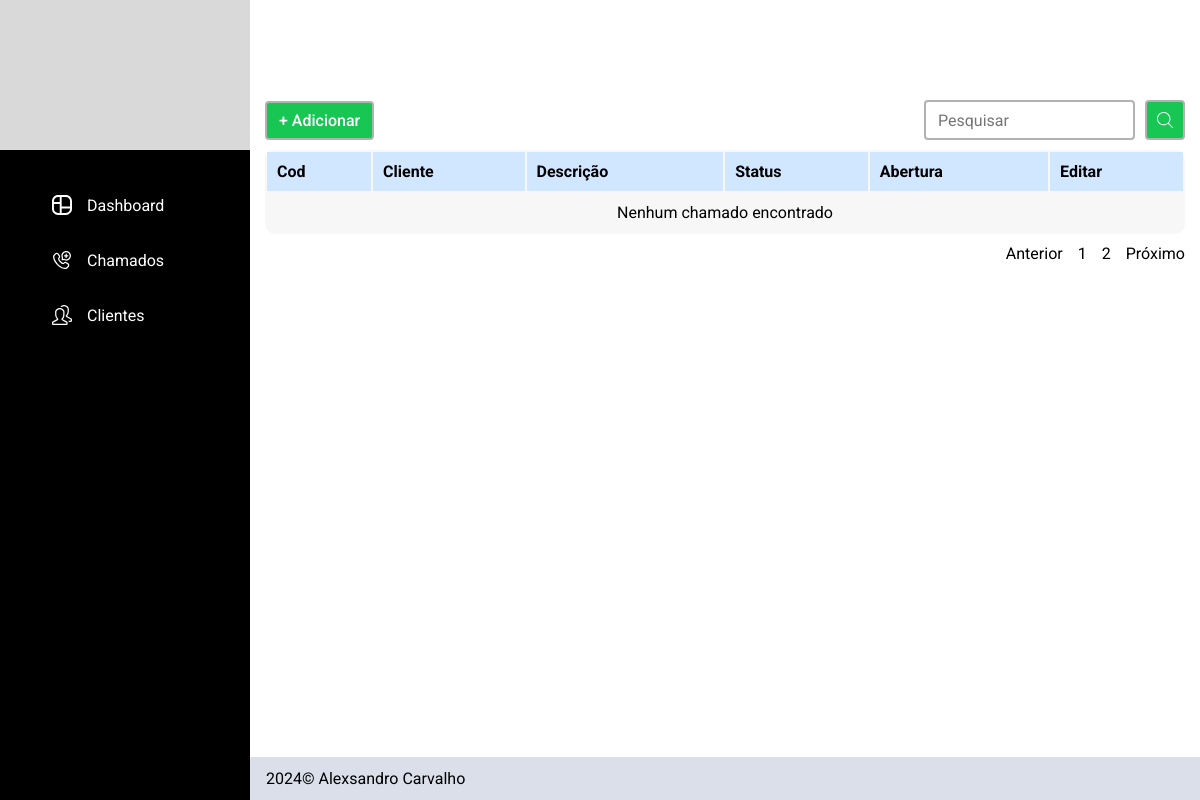
Before: /chamados?pagina=3 with the older database file.
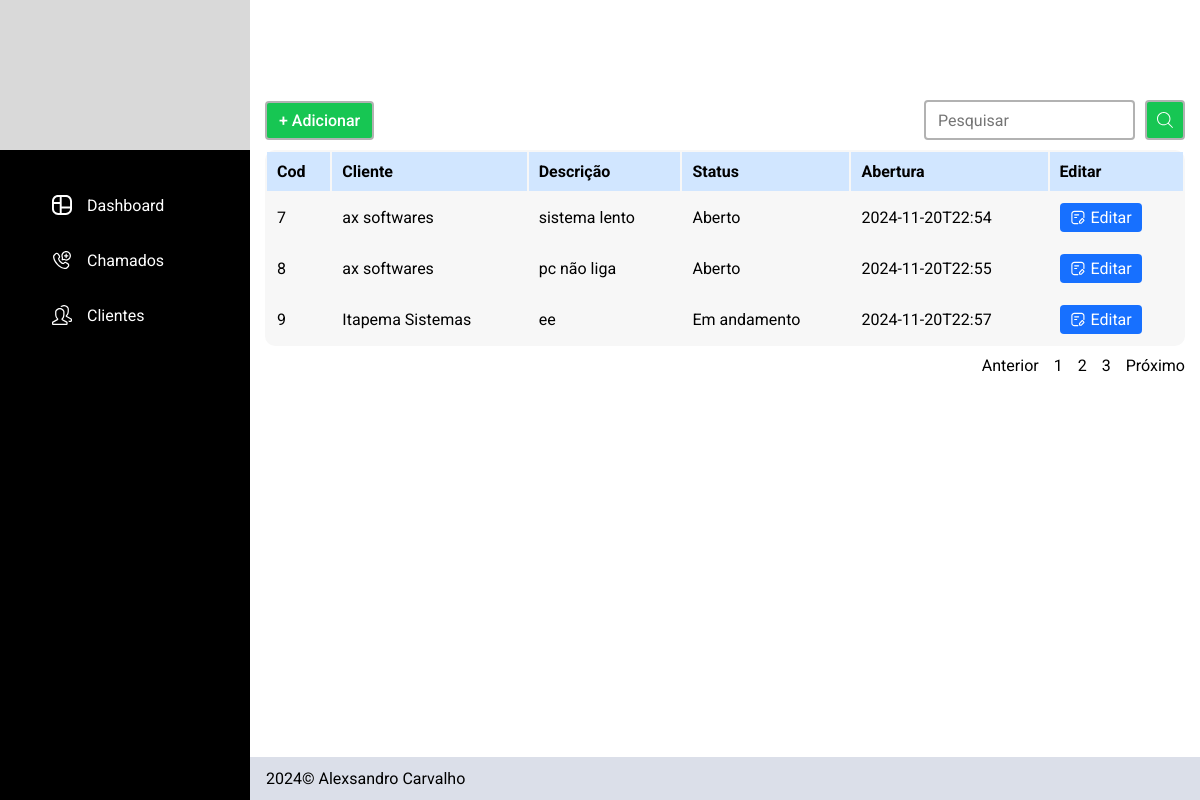
After: the same page with the newer database file.
### tables this page shows
CREATE TABLE chamados (
id INTEGER PRIMARY KEY,
usuario_id INTEGER NOT NULL,
cliente_id INTEGER NOT NULL,
status TEXT NOT NULL,
defeitos TEXT NOT NULL,
emissao TEXT NOT NULL,
encerramento TEXT,
descricao TEXT NOT NULL,
solucao TEXT,
FOREIGN KEY (usuario_id) REFERENCES usuarios (id),
FOREIGN KEY (cliente_id) REFERENCES clientes (id)
);

CREATE TABLE clientes (
               id INTEGER PRIMARY KEY,
               usuario_id INTEGER,
               nome TEXT NOT NULL,
               cpf_cnpj TEXT NOT NULL,
               telefone TEXT NOT NULL,
               logradouro TEXT NOT NULL,
               bairro TEXT NOT NULL,
               numero INTEGER,
               complemento TEXT,
               cidade TEXT NOT NULL,
               uf TEXT NOT NULL,
               cep TEXT,
               FOREIGN KEY (usuario_id) REFERENCES usuarios (id) 
               );

### app.py (the view, shortened to what this page needs)
@app.route("/chamados")
def chamados():
    db = opendb()
    cursor = db.cursor()
    pesquisa = request.args.get("pesquisa")
    page = request.args.get("pagina", 1, type=int)
    per_page = 3
    offset = (page - 1) * per_page
    if not pesquisa:
        cursor.execute("SELECT COUNT(*) as total FROM chamados WHERE usuario_id = ?", (USER,))
        total_query = cursor.fetchone()
        total_pages = total_query["total"]
        cursor.execute("SELECT chamados.id, clientes.nome, descricao, status, emissao FROM chamados JOIN clientes ON chamados.cliente_id = clientes.id WHERE chamados.usuario_id = ? LIMIT ? OFFSET ?", (USER, per_page, offset))
    chamados = cursor.fetchall()
    total_pages = math.ceil((total_pages / per_page))
    closedb(db)
    return render_template("chamados.html", chamados=chamados, page=page, total_pages=total_pages)

### app.py (called while the page is built)
def opendb():
    connection = sqlite3.connect("sistema_chamados.db")
    connection.row_factory = sqlite3.Row
    return connection

def closedb(connection):
    connection.close()

### templates/chamados.html
{% extends "layout.html" %}
{% block header %}
    <section class="conteudo_header pesquisar_container">
        <div class="campo_pesquisa">
            <div>
                <a class="btn_adicionar" href="/cadastrar_chamados">+ Adicionar</a>
            </div>
            <div>
                <form action="/chamados" method="get" class="formulario_pesquisar">
                    <input type="text" id="pesquisar_chamado" name="pesquisa" placeholder="Pesquisar">
                    <button><img src="../static/img/icon/pesquisar.svg"></button>
                </form>
            </div>
        </div>
    </section>
{% endblock %}
{% block principal %}
    <div class="tabela_content">
        <table class="tabela">
            <thead>
                <tr >
                    <th>Cod</th>
                    <th>Cliente</th>
                    <th>Descrição</th>
                    <th>Status</th>
                    <th>Abertura</th>
                    <th>Editar</th>
                </tr>
            </thead>
            <tbody>
                {% if chamados|length == 0 %}
                    <tr>
                        <td class="full_row" colspan="6">Nenhum chamado encontrado</td>
                    </tr>
                {% else %}
                    {% for chamado in chamados %}
                        <tr>
                            <td>{{ chamado["id"] }}</td>
                            <td>{{ chamado["nome"] }}</td>
                            <td>{{ chamado["descricao"] }}</td>
                            <td>{{ chamado["status"] | capitalize }}</td>
                            <td>{{ chamado["emissao"] }}</td>
                            <td class="btn_editar"><a href="/editar_chamado?chamado={{ chamado['id'] }}"><img src="../static/img/icon/editar.svg">Editar</a></td>
                        </tr>
                    {% endfor %}
                {% endif %}
            </tbody>
        </table>
        <div class="nav_tabela_content">
            <ul class="nav_tabela">
                <li><a href="/chamados?pagina={% if page > 1 %}{{ page - 1 }}{% else %}{{ page }}{% endif %}" class="anterior">Anterior</a></li>
                {% for page in range(total_pages) %}
                    <li><a href="/chamados?pagina={{ page + 1 }}">{{ page + 1 }}</a></li>
                {% endfor %}
                <li><a href="/chamados?pagina={% if (page + 1) <= total_pages %}{{ page + 1 }}{% else %}{{total_pages}}{% endif %}" class="proximo">Próximo</a></li>
            </ul>
        </div>
    </div>
{% endblock %}

### templates/layout.html (shortened to what this page needs)
<!DOCTYPE html>
<html lang="pt-br">
<head>
    <link rel="stylesheet" href="../static/css/style.css">
</head>
<body>
    <div class="dashboard_container">
        <header class="cabecalho">
            <div class="logo_container"></div>
            <nav class="navegacao_principal">
                <ul class="nav_links">
                    <li><a href="/"><img src="../static/img/icon/dashboard-cropped.svg" width="20px" height="20px">Dashboard</a></li>
                    <li><a href="/chamados"><img src="../static/img/icon/chamado.svg" width="20px" height="20px">Chamados</a></li>
                    <li><a href="/clientes"><img src="../static/img/icon/clientes.svg" width="20px" height="20px">Clientes</a></li>
                </ul>
            </nav>
        </header>
        <main>
            {% block header %}
            {% endblock %}
            <section class="conteudo_principal">
                {% block principal %}
                {% endblock %}
            </section>
        </main>
        <footer class="footer">
            <p>2024© Alexsandro Carvalho</p>
        </footer>
    </div>
</body>
</html>

### static/css/estilo.css (style rules this page uses)
body { margin: 0px; font-family: "Roboto"; }
img { display: block; max-width: 100%; }
label, input { display: block; }
button { background: none; border: none; padding: 0; cursor: pointer; }
h1, h2, h3, h4, p, ul { margin: 0px; }
a { text-decoration: none; color: inherit; display: inline-block; }
ul { padding: 0; list-style: none; }

### static/css/cores.css (style rules this page uses)
:root { --azul: #1770FF; --azulClaro: #D1E6FF; --branco: #ffffff; --pretoSidebar: #0D0E12; --cinzaFooter : #DBDFE9; --verde: #17C653; --amarelo: #F6C000; --vermelho: #F8285A; --cinzaBorda: #B2B2B2; }

### static/css/dashboard.css (style rules this page uses)
.conteudo_principal, .conteudo_header { padding: 0 15px; }
.conteudo_header { height: 150px; }
.dashboard_container { display: grid; grid-template-columns: auto 1fr; grid-template-rows: 1fr auto; min-height: 100vh; }
.cabecalho { width: 250px; height: 100%; background-color: black; grid-row: span 2; }
.navegacao_principal { color: var(--branco); }
.logo_container { height: 150px; background-color: #D9D9D9; }
.nav_links { display: flex; flex-direction: column; gap: 25px; padding: 40px; }
.nav_links li a { display: flex; gap: 15px; padding: 5px 12px; align-items: center; }
.nav_links li { width: max-content; }
.footer { background: var(--cinzaFooter); height: max-content; padding: 12px 16px; }

### static/css/chamados.css (style rules this page uses)
.tabela_content { max-width: 1100px; margin: 0 auto; }
.tabela { width: 100%; grid-column: span 2; background: #F7F7F7; text-align: left; border-radius: 10px; margin-bottom: 10px; }
.tabela thead { background: var(--azulClaro); }
.tabela td, .tabela th { padding: 10px; }
.btn_editar a { display: flex; gap: 5px; width: max-content; background: var(--azul); color: var(--branco); padding: 5px 10px; border-radius: 4px; }
.pesquisar_container { max-width: 1100px; margin: 0 auto; display: flex; align-items: end; }
.campo_pesquisa { display: flex; justify-content: space-between; width: 100%; margin-bottom: 10px; align-items: end; }
.formulario_pesquisar { display: flex; gap: 10px; }
.campo_pesquisa input { font-family: "Roboto"; font-size: 1rem; padding: 5px 12px; border-radius: 4px; border: 2px solid var(--cinzaBorda); }
.campo_pesquisa button { background: var(--verde); padding: 10px; border-radius: 4px; border: 2px solid var(--cinzaBorda); }
.btn_adicionar { font-weight: 500; color: var(--branco); display: inline-block; background: var(--verde); padding: 8px 12px; border-radius: 4px; border: 2px solid var(--cinzaBorda); }
.nav_tabela_content { display: flex; justify-content: end; }
.nav_tabela { display: flex; gap: 15px; }

Changed rows visible on the page:
added chamados: id "7", nome "ax softwares", descricao "sistema lento", status "Aberto", emissao "2024-11-20T22:54"
added chamados: id "8", nome "ax softwares", descricao "pc não liga", status "Aberto", emissao "2024-11-20T22:55"
added chamados: id "9", nome "Itapema Sistemas", descricao "ee", status "Em andamento", emissao "2024-11-20T22:57"
Other visible differences:
new list line: "3"
text no longer shown: "Nenhum chamado encontrado"
